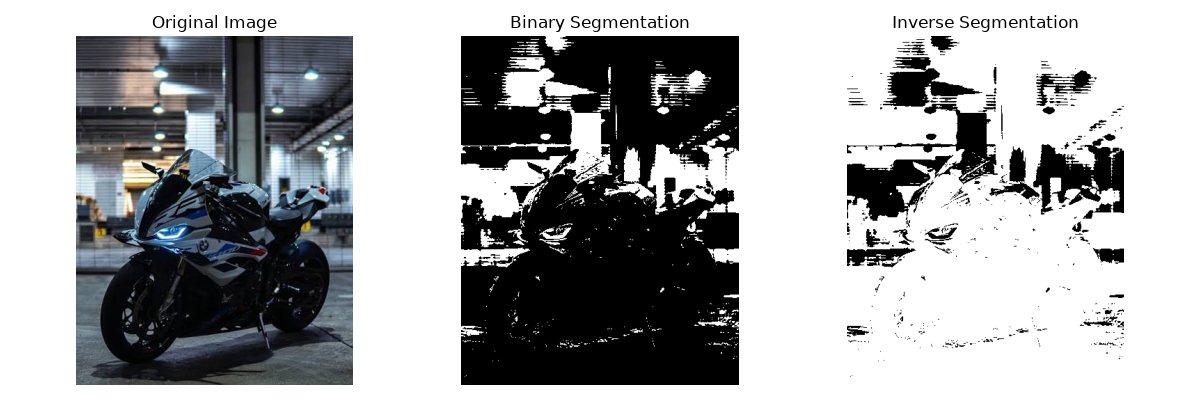

The script that drew this image:
import cv2
import numpy as np
import urllib.request
import matplotlib.pyplot as plt
import os

# Get the current folder
folder = os.path.dirname(os.path.abspath(__file__))

# Read image from URL
url = "https://encrypted-tbn0.gstatic.com/images?q=tbn:ANd9GcQ4fikOeote8mjCKla_BMf8kVsDweNygzThQWtIctZdgxMF2ecvm6r58nWe&s=10"

request = urllib.request.Request(
    url, headers={"User-Agent": "Mozilla/5.0"}
)

with urllib.request.urlopen(request, timeout=30) as response:
    data = response.read()

image = cv2.imdecode(
    np.frombuffer(data, dtype=np.uint8),
    cv2.IMREAD_COLOR
)

if image is None:
    print("Error: Image could not be loaded.")
else:
    # Convert image into grayscale
    gray = cv2.cvtColor(
        image,
        cv2.COLOR_BGR2GRAY
    )

    # Apply binary thresholding
    threshold_value = 127

    ret, segmented = cv2.threshold(
        gray,
        threshold_value,
        255,
        cv2.THRESH_BINARY
    )

    # Apply inverse thresholding
    ret, inverse = cv2.threshold(
        gray,
        threshold_value,
        255,
        cv2.THRESH_BINARY_INV
    )

    # Save segmented images
    cv2.imwrite(
        os.path.join(folder, "segmented_image.jpg"),
        segmented
    )

    cv2.imwrite(
        os.path.join(folder, "inverse_segmented_image.jpg"),
        inverse
    )

    # Display results
    plt.figure(figsize=(12, 4))

    plt.subplot(1, 3, 1)
    plt.imshow(cv2.cvtColor(image, cv2.COLOR_BGR2RGB))
    plt.title("Original Image")
    plt.axis("off")

    plt.subplot(1, 3, 2)
    plt.imshow(segmented, cmap="gray")
    plt.title("Binary Segmentation")
    plt.axis("off")

    plt.subplot(1, 3, 3)
    plt.imshow(inverse, cmap="gray")
    plt.title("Inverse Segmentation")
    plt.axis("off")

    plt.tight_layout()
    plt.show()

    print("Image segmentation completed successfully.")

# Open File Explorer
os.startfile(folder)
